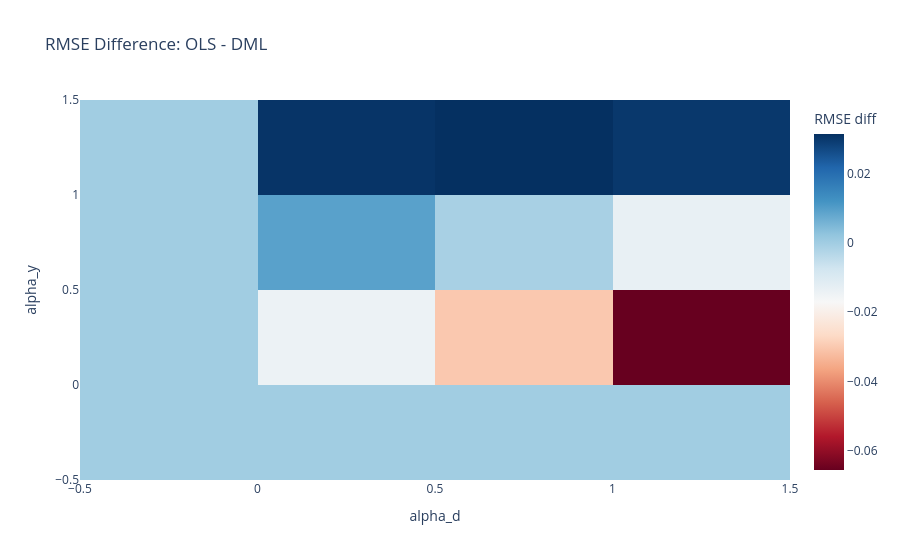

The notebook cell saved with this chart:
### Code cell
fig = px.density_heatmap(
    rmse_wide,
    x="alpha_d",
    y="alpha_y",
    z="rmse_diff",
    histfunc="avg",
    color_continuous_scale="RdBu",
    title="RMSE Difference: OLS - DML"
    )

fig.update_layout(
    xaxis_title="alpha_d",
    yaxis_title="alpha_y",
    coloraxis_colorbar_title="RMSE diff"
    )


fig.show()

### Figure 1 — Plotly figure (JSON) as saved in the notebook; plotly's stock layout.template omitted (floating-point values rounded to 4 significant figures)
{"data": [{"coloraxis": "coloraxis", "histfunc": "avg", "hovertemplate": "alpha_d=%{x}<br>alpha_y=%{y}<br>avg of rmse_diff=%{z}<extra></extra>", "name": "", "type": "histogram2d", "x": [0.0, 0.25, 0.5, 0.75, 1.0, 0.0, 0.25, 0.5, 0.75, 1.0, 0.0, 0.25, 0.5, 0.75, 1.0, 0.0, 0.25, 0.5, 0.75, 1.0, 0.0, 0.25, 0.5, 0.75, 1.0], "xaxis": "x", "xbingroup": "x", "y": [0.0, 0.0, 0.0, 0.0, 0.0, 0.25, 0.25, 0.25, 0.25, 0.25, 0.5, 0.5, 0.5, 0.5, 0.5, 0.75, 0.75, 0.75, 0.75, 0.75, 1.0, 1.0, 1.0, 1.0, 1.0], "yaxis": "y", "ybingroup": "y", "z": [-0.01869, -0.01814, -0.02381, -0.04645, -0.07687, -0.01061, -0.009248, -0.01595, -0.03426, -0.05442, 0.002105, 0.00262, -0.005027, -0.01769, -0.02832, 0.01568, 0.01702, 0.0114, 0.006953, 0.001819, 0.02887, 0.03265, 0.03198, 0.03107, 0.03007]}], "layout": {"coloraxis": {"colorbar": {"title": {"text": "RMSE diff"}}, "colorscale": [[0, "rgb(103,0,31)"], [0.1, "rgb(178,24,43)"], [0.2, "rgb(214,96,77)"], [0.3, "rgb(244,165,130)"], [0.4, "rgb(253,219,199)"], [0.5, "rgb(247,247,247)"], [0.6, "rgb(209,229,240)"], [0.7, "rgb(146,197,222)"], [0.8, "rgb(67,147,195)"], [0.9, "rgb(33,102,172)"], [1, "rgb(5,48,97)"]]}, "legend": {"tracegroupgap": 0}, "title": {"text": "RMSE Difference: OLS - DML"}, "xaxis": {"anchor": "y", "domain": [0, 1], "title": {"text": "alpha_d"}}, "yaxis": {"anchor": "x", "domain": [0, 1], "title": {"text": "alpha_y"}}}}
